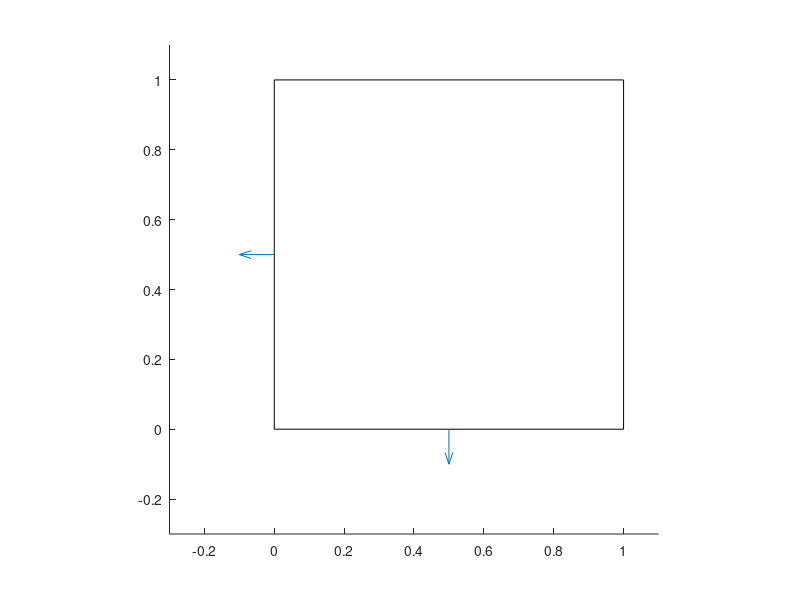

This figure's MATLAB source:
clear;
clc;
x=[0,1];
y=[0,1];
M=meshgrid(x,y);
plot(x,M,'k');
hold on
plot(M,y,'k');
X = [0;1/2];
Y = [1/2;0];
DX = [-1/10;0];
DY = [0;-1/10];
quiver(X,Y,DX,DY,0.2);
axis square
set(gca,'xlim',[-0.3 1.1]);
set(gca,'ylim',[-0.3 1.1]);
set(gca,'Box','off')
